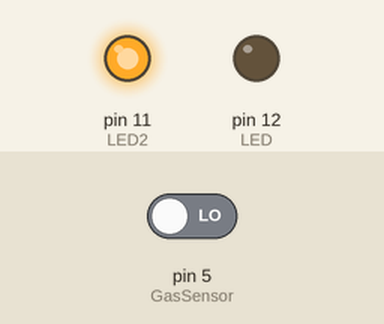
A sketch run on a simulated Arduino Uno, built with avr-gcc and run on an emulated ATmega328P. Shown: output pins drawn as LEDs (lit = HIGH). The inputs (shaded band) are chosen by the test bench; at power-on: pin 5 (GasSensor) LOW. What the sketch prints to the serial monitor is not drawn.

Above: at 1.2 s.
1.3 s: pin 5 (GasSensor) driven HIGH
At 1.9 s:
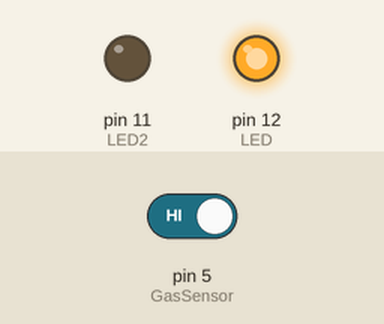
2.8 s: pin 5 (GasSensor) driven LOW
At 3.1 s:
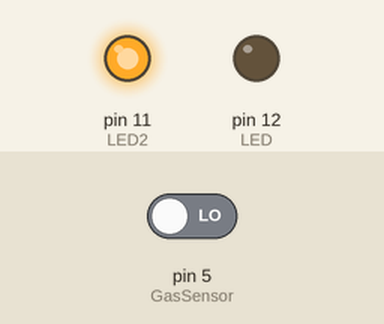
Timing chart, 0 to 5.8 s (numbered marks = the images above; inputs shaded):
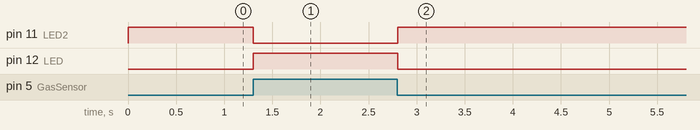

The sketch:

sketch_apr25f.ino
```cpp
int GasSensor = 5; // connect ir sensor to arduino pin 2
int LED = 12;
int LED2 = 11;// conect Led to arduino pin 13


void setup()
{
  Serial.begin(9600);
  pinMode (GasSensor, INPUT); // sensor pin INPUT
  pinMode (LED, OUTPUT);
    pinMode (LED2, OUTPUT);// Led pin OUTPUT
}

void loop()
{
  int data = digitalRead (GasSensor);
  if (data==HIGH){
    digitalWrite(LED, HIGH);
    digitalWrite(LED2, LOW);
    Serial.print("Gas detected");
  }

  if(data==LOW)
  {
    digitalWrite(LED2, HIGH);
    digitalWrite(LED, LOW);
    Serial.print("No Gas detected");
  }
  delay(100);
}
```

Measured:
- after the input at 1.3 s, pin 11 (LED2): HIGH → LOW at once; pin 12 (LED): LOW → HIGH at once
- after the input at 2.8 s, pin 11 (LED2): LOW → HIGH at once; pin 12 (LED): HIGH → LOW at once
